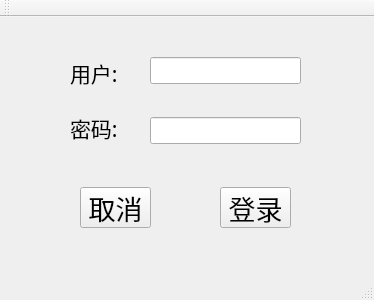
<?xml version="1.0" encoding="UTF-8"?>
<ui version="4.0">
 <class>login</class>
 <widget class="QMainWindow" name="login">
  <property name="geometry">
   <rect>
    <x>0</x>
    <y>0</y>
    <width>374</width>
    <height>300</height>
   </rect>
  </property>
  <property name="windowTitle">
   <string>login</string>
  </property>
  <widget class="QWidget" name="centralWidget">
   <widget class="QPushButton" name="pushButton_cancle">
    <property name="geometry">
     <rect>
      <x>80</x>
      <y>170</y>
      <width>71</width>
      <height>41</height>
     </rect>
    </property>
    <property name="font">
     <font>
      <family>AR PL UKai CN</family>
      <pointsize>20</pointsize>
     </font>
    </property>
    <property name="text">
     <string>取消</string>
    </property>
   </widget>
   <widget class="QPushButton" name="pushButton_login">
    <property name="geometry">
     <rect>
      <x>220</x>
      <y>170</y>
      <width>71</width>
      <height>41</height>
     </rect>
    </property>
    <property name="font">
     <font>
      <family>AR PL UKai CN</family>
      <pointsize>20</pointsize>
     </font>
    </property>
    <property name="text">
     <string>登录</string>
    </property>
   </widget>
   <widget class="QLineEdit" name="lineEdit_user">
    <property name="geometry">
     <rect>
      <x>150</x>
      <y>40</y>
      <width>151</width>
      <height>27</height>
     </rect>
    </property>
   </widget>
   <widget class="QLineEdit" name="lineEdit_password">
    <property name="geometry">
     <rect>
      <x>150</x>
      <y>100</y>
      <width>151</width>
      <height>27</height>
     </rect>
    </property>
   </widget>
   <widget class="QLabel" name="label_user">
    <property name="geometry">
     <rect>
      <x>70</x>
      <y>40</y>
      <width>64</width>
      <height>31</height>
     </rect>
    </property>
    <property name="font">
     <font>
      <family>AR PL UKai CN</family>
      <pointsize>16</pointsize>
     </font>
    </property>
    <property name="text">
     <string>用户:</string>
    </property>
   </widget>
   <widget class="QLabel" name="label_password">
    <property name="geometry">
     <rect>
      <x>70</x>
      <y>90</y>
      <width>64</width>
      <height>41</height>
     </rect>
    </property>
    <property name="font">
     <font>
      <family>AR PL UKai CN</family>
      <pointsize>16</pointsize>
     </font>
    </property>
    <property name="text">
     <string>密码:</string>
    </property>
   </widget>
  </widget>
  <widget class="QMenuBar" name="menuBar">
   <property name="geometry">
    <rect>
     <x>0</x>
     <y>0</y>
     <width>374</width>
     <height>23</height>
    </rect>
   </property>
  </widget>
  <widget class="QToolBar" name="mainToolBar">
   <attribute name="toolBarArea">
    <enum>TopToolBarArea</enum>
   </attribute>
   <attribute name="toolBarBreak">
    <bool>false</bool>
   </attribute>
  </widget>
  <widget class="QStatusBar" name="statusBar"/>
 </widget>
 <layoutdefault spacing="6" margin="11"/>
 <resources/>
 <connections/>
</ui>
